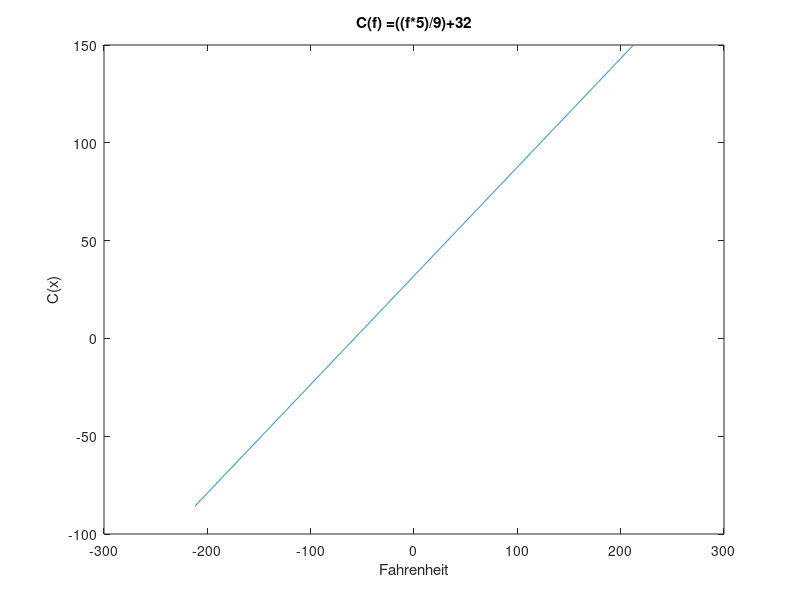

MATLAB code for this plot:
% Titulo: Modelo matematico de temperatura
% Descripcion: Scrip para graficar C(f) = ((f*5)/9)+32
% Autor: Carlos Ricardo Vertiz
% Fecha: Miercoles 14 de abril del 2021


% C(f) = ((f*5)/9)+32

%limpiar variables
clear
%rango de -212 .. 212 en i = 0.2
f=-212:0.2:212;
%valor de la funcion
C= ((f*5)/9)+32;
%dibujar x,y 
plot (f,C);
%titulo
title("C(f) =((f*5)/9)+32");
%etiqueta para x
xlabel ("Fahrenheit");
%etiqueta para y
ylabel ("C(x)");

